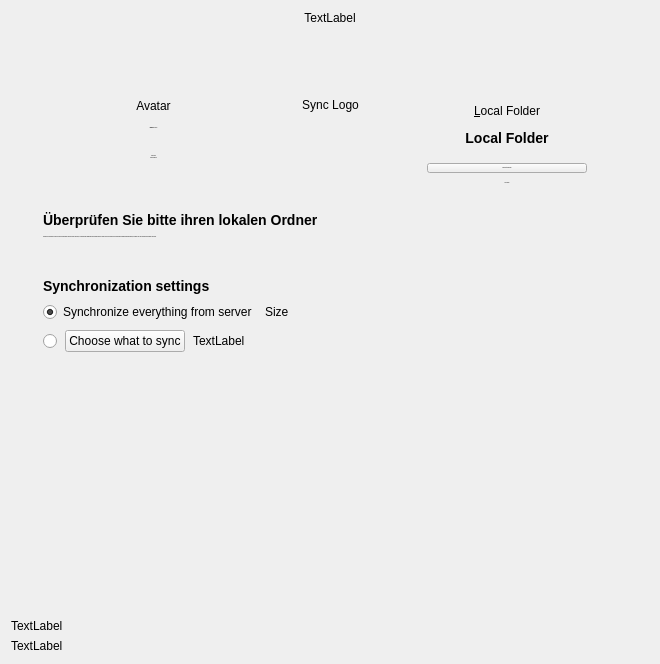
<?xml version="1.0" encoding="UTF-8"?>
<ui version="4.0">
 <class>OwncloudAdvancedSetupPage</class>
 <widget class="QWidget" name="OwncloudAdvancedSetupPage">
  <property name="geometry">
   <rect>
    <x>0</x>
    <y>0</y>
    <width>660</width>
    <height>664</height>
   </rect>
  </property>
  <property name="sizePolicy">
   <sizepolicy hsizetype="Preferred" vsizetype="Preferred">
    <horstretch>0</horstretch>
    <verstretch>0</verstretch>
   </sizepolicy>
  </property>
  <property name="windowTitle">
   <string notr="true">Form</string>
  </property>
  <layout class="QVBoxLayout" name="verticalLayout_4">
   <item>
    <widget class="QLabel" name="topLabel">
     <property name="sizePolicy">
      <sizepolicy hsizetype="Preferred" vsizetype="Fixed">
       <horstretch>0</horstretch>
       <verstretch>0</verstretch>
      </sizepolicy>
     </property>
     <property name="font">
      <font/>
     </property>
     <property name="text">
      <string notr="true">TextLabel</string>
     </property>
     <property name="textFormat">
      <enum>Qt::RichText</enum>
     </property>
     <property name="alignment">
      <set>Qt::AlignCenter</set>
     </property>
     <property name="wordWrap">
      <bool>true</bool>
     </property>
    </widget>
   </item>
   <item>
    <spacer name="verticalSpacer_2">
     <property name="orientation">
      <enum>Qt::Vertical</enum>
     </property>
     <property name="sizeType">
      <enum>QSizePolicy::Preferred</enum>
     </property>
     <property name="sizeHint" stdset="0">
      <size>
       <width>20</width>
       <height>13</height>
      </size>
     </property>
    </spacer>
   </item>
   <item>
    <layout class="QHBoxLayout" name="horizontalLayout_3">
     <item>
      <spacer name="horizontalSpacer_12">
       <property name="orientation">
        <enum>Qt::Horizontal</enum>
       </property>
       <property name="sizeType">
        <enum>QSizePolicy::Preferred</enum>
       </property>
       <property name="sizeHint" stdset="0">
        <size>
         <width>32</width>
         <height>20</height>
        </size>
       </property>
      </spacer>
     </item>
     <item>
      <layout class="QHBoxLayout" name="horizontalLayout_4">
       <item>
        <layout class="QVBoxLayout" name="verticalLayout_2">
         <property name="spacing">
          <number>0</number>
         </property>
         <item>
          <spacer name="verticalSpacer_5">
           <property name="orientation">
            <enum>Qt::Vertical</enum>
           </property>
           <property name="sizeType">
            <enum>QSizePolicy::Preferred</enum>
           </property>
           <property name="sizeHint" stdset="0">
            <size>
             <width>20</width>
             <height>55</height>
            </size>
           </property>
          </spacer>
         </item>
         <item>
          <widget class="QLabel" name="lServerIcon">
           <property name="font">
            <font/>
           </property>
           <property name="text">
            <string notr="true">Avatar</string>
           </property>
           <property name="alignment">
            <set>Qt::AlignCenter</set>
           </property>
          </widget>
         </item>
         <item>
          <spacer name="verticalSpacer_10">
           <property name="orientation">
            <enum>Qt::Vertical</enum>
           </property>
           <property name="sizeType">
            <enum>QSizePolicy::Fixed</enum>
           </property>
           <property name="sizeHint" stdset="0">
            <size>
             <width>20</width>
             <height>8</height>
            </size>
           </property>
          </spacer>
         </item>
         <item>
          <widget class="QLabel" name="userNameLabel_2">
           <property name="font">
            <font>
             <pointsize>-1</pointsize>
             <italic>false</italic>
             <bold>false</bold>
            </font>
           </property>
           <property name="styleSheet">
            <string notr="true">font: 14px &quot;Segoe UI&quot;;</string>
           </property>
           <property name="text">
            <string>&lt;b&gt;Magenta&lt;/b&gt;CLOUD</string>
           </property>
           <property name="alignment">
            <set>Qt::AlignCenter</set>
           </property>
          </widget>
         </item>
         <item>
          <spacer name="verticalSpacer_9">
           <property name="orientation">
            <enum>Qt::Vertical</enum>
           </property>
           <property name="sizeType">
            <enum>QSizePolicy::Fixed</enum>
           </property>
           <property name="sizeHint" stdset="0">
            <size>
             <width>20</width>
             <height>8</height>
            </size>
           </property>
          </spacer>
         </item>
         <item>
          <widget class="QLabel" name="userNameLabel">
           <property name="font">
            <font>
             <pointsize>-1</pointsize>
             <italic>false</italic>
             <bold>false</bold>
            </font>
           </property>
           <property name="styleSheet">
            <string notr="true">font: 13px &quot;Microsoft Sans Serif&quot;;</string>
           </property>
           <property name="text">
            <string>User name</string>
           </property>
           <property name="alignment">
            <set>Qt::AlignBottom|Qt::AlignHCenter</set>
           </property>
          </widget>
         </item>
         <item>
          <widget class="QLabel" name="serverAddressLabel">
           <property name="font">
            <font>
             <pointsize>-1</pointsize>
             <italic>false</italic>
             <bold>false</bold>
            </font>
           </property>
           <property name="styleSheet">
            <string notr="true">font: 13px &quot;Microsoft Sans Serif&quot;;</string>
           </property>
           <property name="text">
            <string>Server address</string>
           </property>
           <property name="alignment">
            <set>Qt::AlignHCenter|Qt::AlignTop</set>
           </property>
          </widget>
         </item>
         <item>
          <spacer name="verticalSpacer_3">
           <property name="orientation">
            <enum>Qt::Vertical</enum>
           </property>
           <property name="sizeType">
            <enum>QSizePolicy::Preferred</enum>
           </property>
           <property name="sizeHint" stdset="0">
            <size>
             <width>20</width>
             <height>35</height>
            </size>
           </property>
          </spacer>
         </item>
        </layout>
       </item>
       <item>
        <spacer name="horizontalSpacer_11">
         <property name="orientation">
          <enum>Qt::Horizontal</enum>
         </property>
         <property name="sizeType">
          <enum>QSizePolicy::Fixed</enum>
         </property>
         <property name="sizeHint" stdset="0">
          <size>
           <width>32</width>
           <height>20</height>
          </size>
         </property>
        </spacer>
       </item>
       <item>
        <layout class="QVBoxLayout" name="verticalLayout">
         <item>
          <spacer name="verticalSpacer_12">
           <property name="orientation">
            <enum>Qt::Vertical</enum>
           </property>
           <property name="sizeType">
            <enum>QSizePolicy::Fixed</enum>
           </property>
           <property name="sizeHint" stdset="0">
            <size>
             <width>20</width>
             <height>50</height>
            </size>
           </property>
          </spacer>
         </item>
         <item>
          <widget class="QLabel" name="syncLogoLabel">
           <property name="sizePolicy">
            <sizepolicy hsizetype="Fixed" vsizetype="Preferred">
             <horstretch>0</horstretch>
             <verstretch>0</verstretch>
            </sizepolicy>
           </property>
           <property name="font">
            <font/>
           </property>
           <property name="text">
            <string>Sync Logo</string>
           </property>
           <property name="alignment">
            <set>Qt::AlignCenter</set>
           </property>
          </widget>
         </item>
         <item>
          <spacer name="verticalSpacer_7">
           <property name="orientation">
            <enum>Qt::Vertical</enum>
           </property>
           <property name="sizeType">
            <enum>QSizePolicy::Fixed</enum>
           </property>
           <property name="sizeHint" stdset="0">
            <size>
             <width>20</width>
             <height>90</height>
            </size>
           </property>
          </spacer>
         </item>
        </layout>
       </item>
       <item>
        <spacer name="horizontalSpacer_6">
         <property name="orientation">
          <enum>Qt::Horizontal</enum>
         </property>
         <property name="sizeType">
          <enum>QSizePolicy::Fixed</enum>
         </property>
         <property name="sizeHint" stdset="0">
          <size>
           <width>32</width>
           <height>20</height>
          </size>
         </property>
        </spacer>
       </item>
       <item>
        <layout class="QVBoxLayout" name="verticalLayout_5">
         <property name="spacing">
          <number>4</number>
         </property>
         <item>
          <spacer name="verticalSpacer_6">
           <property name="orientation">
            <enum>Qt::Vertical</enum>
           </property>
           <property name="sizeType">
            <enum>QSizePolicy::Preferred</enum>
           </property>
           <property name="sizeHint" stdset="0">
            <size>
             <width>20</width>
             <height>60</height>
            </size>
           </property>
          </spacer>
         </item>
         <item>
          <widget class="QLabel" name="lLocal">
           <property name="sizePolicy">
            <sizepolicy hsizetype="Minimum" vsizetype="Preferred">
             <horstretch>0</horstretch>
             <verstretch>0</verstretch>
            </sizepolicy>
           </property>
           <property name="font">
            <font/>
           </property>
           <property name="text">
            <string>&amp;Local Folder</string>
           </property>
           <property name="alignment">
            <set>Qt::AlignCenter</set>
           </property>
           <property name="buddy">
            <cstring>pbSelectLocalFolder</cstring>
           </property>
          </widget>
         </item>
         <item>
          <spacer name="verticalSpacer_11">
           <property name="orientation">
            <enum>Qt::Vertical</enum>
           </property>
           <property name="sizeType">
            <enum>QSizePolicy::Fixed</enum>
           </property>
           <property name="sizeHint" stdset="0">
            <size>
             <width>20</width>
             <height>8</height>
            </size>
           </property>
          </spacer>
         </item>
         <item>
          <widget class="QLabel" name="localFolderDescriptionLabel">
           <property name="font">
            <font>
             <pointsize>-1</pointsize>
             <italic>false</italic>
             <bold>false</bold>
            </font>
           </property>
           <property name="styleSheet">
            <string notr="true">font: 14px &quot;Segoe UI&quot;; color:</string>
           </property>
           <property name="text">
            <string>&lt;html&gt;&lt;head/&gt;&lt;body&gt;&lt;p&gt;&lt;b&gt;&lt;span style=&quot; font-size:14px;&quot;&gt;Local Folder&lt;/span&gt;&lt;/b&gt;&lt;/p&gt;&lt;/body&gt;&lt;/html&gt;</string>
           </property>
           <property name="alignment">
            <set>Qt::AlignCenter</set>
           </property>
          </widget>
         </item>
         <item>
          <layout class="QHBoxLayout" name="horizontalLayout">
           <property name="topMargin">
            <number>8</number>
           </property>
           <item>
            <spacer name="horizontalSpacer_3">
             <property name="orientation">
              <enum>Qt::Horizontal</enum>
             </property>
             <property name="sizeType">
              <enum>QSizePolicy::Minimum</enum>
             </property>
             <property name="sizeHint" stdset="0">
              <size>
               <width>0</width>
               <height>20</height>
              </size>
             </property>
            </spacer>
           </item>
           <item>
            <widget class="QPushButton" name="pbSelectLocalFolder">
             <property name="sizePolicy">
              <sizepolicy hsizetype="Fixed" vsizetype="Fixed">
               <horstretch>0</horstretch>
               <verstretch>0</verstretch>
              </sizepolicy>
             </property>
             <property name="minimumSize">
              <size>
               <width>160</width>
               <height>0</height>
              </size>
             </property>
             <property name="font">
              <font>
               <pointsize>-1</pointsize>
               <italic>false</italic>
               <bold>false</bold>
              </font>
             </property>
             <property name="styleSheet">
              <string notr="true">font: 14px &quot;Microsoft Sans Serif&quot;;</string>
             </property>
             <property name="text">
              <string notr="true">pbSelectLocalFolder</string>
             </property>
             <property name="autoDefault">
              <bool>true</bool>
             </property>
             <property name="default">
              <bool>false</bool>
             </property>
            </widget>
           </item>
           <item>
            <spacer name="horizontalSpacer_4">
             <property name="orientation">
              <enum>Qt::Horizontal</enum>
             </property>
             <property name="sizeType">
              <enum>QSizePolicy::Minimum</enum>
             </property>
             <property name="sizeHint" stdset="0">
              <size>
               <width>0</width>
               <height>20</height>
              </size>
             </property>
            </spacer>
           </item>
          </layout>
         </item>
         <item>
          <widget class="QLabel" name="lFreeSpace">
           <property name="sizePolicy">
            <sizepolicy hsizetype="Minimum" vsizetype="Fixed">
             <horstretch>0</horstretch>
             <verstretch>0</verstretch>
            </sizepolicy>
           </property>
           <property name="font">
            <font>
             <pointsize>-1</pointsize>
             <italic>false</italic>
             <bold>false</bold>
            </font>
           </property>
           <property name="styleSheet">
            <string notr="true">font: 13px &quot;Microsoft Sans Serif&quot;;</string>
           </property>
           <property name="text">
            <string notr="true">Free space</string>
           </property>
           <property name="alignment">
            <set>Qt::AlignCenter</set>
           </property>
          </widget>
         </item>
         <item>
          <spacer name="verticalSpacer">
           <property name="orientation">
            <enum>Qt::Vertical</enum>
           </property>
           <property name="sizeType">
            <enum>QSizePolicy::Preferred</enum>
           </property>
           <property name="sizeHint" stdset="0">
            <size>
             <width>20</width>
             <height>22</height>
            </size>
           </property>
          </spacer>
         </item>
        </layout>
       </item>
      </layout>
     </item>
     <item>
      <spacer name="horizontalSpacer_13">
       <property name="orientation">
        <enum>Qt::Horizontal</enum>
       </property>
       <property name="sizeType">
        <enum>QSizePolicy::Preferred</enum>
       </property>
       <property name="sizeHint" stdset="0">
        <size>
         <width>32</width>
         <height>20</height>
        </size>
       </property>
      </spacer>
     </item>
    </layout>
   </item>
   <item>
    <layout class="QHBoxLayout" name="horizontalLayout_2">
     <item>
      <spacer name="horizontalSpacer_14">
       <property name="orientation">
        <enum>Qt::Horizontal</enum>
       </property>
       <property name="sizeType">
        <enum>QSizePolicy::Fixed</enum>
       </property>
       <property name="sizeHint" stdset="0">
        <size>
         <width>32</width>
         <height>20</height>
        </size>
       </property>
      </spacer>
     </item>
     <item>
      <layout class="QVBoxLayout" name="verticalLayout_3">
       <property name="spacing">
        <number>8</number>
       </property>
       <item>
        <layout class="QHBoxLayout" name="lVirtualFileSync_2">
         <item>
          <widget class="QLabel" name="localFolderHead_5">
           <property name="font">
            <font>
             <pointsize>-1</pointsize>
             <italic>false</italic>
             <bold>false</bold>
            </font>
           </property>
           <property name="styleSheet">
            <string notr="true">font: 75 14px &quot;Segoe UI&quot;;</string>
           </property>
           <property name="text">
            <string>&lt;html&gt;&lt;head/&gt;&lt;body&gt;&lt;p&gt;&lt;b&gt;&lt;span style=&quot; font-size:14px;&quot;&gt;Überprüfen Sie bitte ihren lokalen Ordner&lt;/span&gt;&lt;/b&gt;&lt;/p&gt;&lt;/body&gt;&lt;/html&gt;</string>
           </property>
           <property name="alignment">
            <set>Qt::AlignLeading|Qt::AlignLeft|Qt::AlignVCenter</set>
           </property>
          </widget>
         </item>
        </layout>
       </item>
       <item>
        <widget class="QLabel" name="localFolderHead_6">
         <property name="font">
          <font>
           <pointsize>-1</pointsize>
           <italic>false</italic>
           <bold>false</bold>
          </font>
         </property>
         <property name="styleSheet">
          <string notr="true">font: 13px &quot;Microsoft Sans Serif&quot;;</string>
         </property>
         <property name="text">
          <string>Aufgrund des Wechsels zu einem neuen Produkt können wir nicht sicher erkennen, wo Ihr bisheriger MagentaCLOUD gespeichert ist. Sollten Sie den Speicherort in der bisherigen Software angepasst haben, so wählen Sie den Speicherort bitte oben erneut aus.</string>
         </property>
         <property name="alignment">
          <set>Qt::AlignLeading|Qt::AlignLeft|Qt::AlignVCenter</set>
         </property>
         <property name="wordWrap">
          <bool>true</bool>
         </property>
        </widget>
       </item>
       <item>
        <spacer name="verticalSpacer_8">
         <property name="orientation">
          <enum>Qt::Vertical</enum>
         </property>
         <property name="sizeType">
          <enum>QSizePolicy::Fixed</enum>
         </property>
         <property name="sizeHint" stdset="0">
          <size>
           <width>20</width>
           <height>32</height>
          </size>
         </property>
        </spacer>
       </item>
       <item>
        <layout class="QHBoxLayout" name="synchronizationSettings">
         <property name="spacing">
          <number>0</number>
         </property>
         <item>
          <widget class="QLabel" name="synchronizationSettingsLabel">
           <property name="font">
            <font>
             <pointsize>-1</pointsize>
             <italic>false</italic>
             <bold>false</bold>
            </font>
           </property>
           <property name="styleSheet">
            <string notr="true">font: 75 14px &quot;Segoe UI&quot;;</string>
           </property>
           <property name="text">
            <string>&lt;html&gt;&lt;head/&gt;&lt;body&gt;&lt;p&gt;&lt;b&gt;&lt;span style=&quot; font-size:14px;&quot;&gt;Synchronization settings&lt;/span&gt;&lt;/b&gt;&lt;/p&gt;&lt;/body&gt;&lt;/html&gt;</string>
           </property>
           <property name="alignment">
            <set>Qt::AlignLeading|Qt::AlignLeft|Qt::AlignVCenter</set>
           </property>
          </widget>
         </item>
        </layout>
       </item>
       <item>
        <layout class="QVBoxLayout" name="verticalLayout_7">
         <property name="spacing">
          <number>8</number>
         </property>
         <property name="rightMargin">
          <number>0</number>
         </property>
         <property name="bottomMargin">
          <number>0</number>
         </property>
         <item>
          <layout class="QVBoxLayout" name="wSyncStrategy">
           <property name="topMargin">
            <number>0</number>
           </property>
           <property name="bottomMargin">
            <number>0</number>
           </property>
           <item>
            <layout class="QHBoxLayout" name="horizontalLayout_5">
             <property name="topMargin">
              <number>0</number>
             </property>
             <item>
              <widget class="QRadioButton" name="rSyncEverything">
               <property name="styleSheet">
                <string notr="true">font: 14px &quot;Microsoft Sans Serif&quot;;</string>
               </property>
               <property name="text">
                <string>Synchronize everything from server</string>
               </property>
               <property name="checked">
                <bool>true</bool>
               </property>
              </widget>
             </item>
             <item>
              <widget class="QLabel" name="lSyncEverythingSizeLabel">
               <property name="font">
                <font/>
               </property>
               <property name="styleSheet">
                <string notr="true"/>
               </property>
               <property name="text">
                <string notr="true">Size</string>
               </property>
               <property name="textFormat">
                <enum>Qt::PlainText</enum>
               </property>
              </widget>
             </item>
             <item>
              <spacer name="horizontalSpacer_2">
               <property name="orientation">
                <enum>Qt::Horizontal</enum>
               </property>
               <property name="sizeHint" stdset="0">
                <size>
                 <width>40</width>
                 <height>20</height>
                </size>
               </property>
              </spacer>
             </item>
            </layout>
           </item>
           <item>
            <layout class="QHBoxLayout" name="horizontalLayout_10">
             <property name="topMargin">
              <number>0</number>
             </property>
             <item>
              <widget class="QRadioButton" name="rSelectiveSync">
               <property name="sizePolicy">
                <sizepolicy hsizetype="Minimum" vsizetype="Minimum">
                 <horstretch>0</horstretch>
                 <verstretch>0</verstretch>
                </sizepolicy>
               </property>
               <property name="font">
                <font/>
               </property>
               <property name="text">
                <string/>
               </property>
               <property name="checkable">
                <bool>false</bool>
               </property>
              </widget>
             </item>
             <item>
              <widget class="QPushButton" name="bSelectiveSync">
               <property name="styleSheet">
                <string notr="true">font: 14px &quot;Microsoft Sans Serif&quot;;</string>
               </property>
               <property name="text">
                <string>Choose what to sync</string>
               </property>
               <property name="autoDefault">
                <bool>true</bool>
               </property>
               <property name="default">
                <bool>false</bool>
               </property>
              </widget>
             </item>
             <item>
              <widget class="QLabel" name="lSelectiveSyncSizeLabel">
               <property name="styleSheet">
                <string notr="true">font: 14px &quot;Microsoft Sans Serif&quot;;</string>
               </property>
               <property name="text">
                <string notr="true">TextLabel</string>
               </property>
               <property name="textFormat">
                <enum>Qt::PlainText</enum>
               </property>
              </widget>
             </item>
             <item>
              <spacer name="horizontalSpacer">
               <property name="orientation">
                <enum>Qt::Horizontal</enum>
               </property>
               <property name="sizeHint" stdset="0">
                <size>
                 <width>40</width>
                 <height>20</height>
                </size>
               </property>
              </spacer>
             </item>
            </layout>
           </item>
          </layout>
         </item>
        </layout>
       </item>
      </layout>
     </item>
     <item>
      <spacer name="horizontalSpacer_15">
       <property name="orientation">
        <enum>Qt::Horizontal</enum>
       </property>
       <property name="sizeType">
        <enum>QSizePolicy::Fixed</enum>
       </property>
       <property name="sizeHint" stdset="0">
        <size>
         <width>32</width>
         <height>20</height>
        </size>
       </property>
      </spacer>
     </item>
    </layout>
   </item>
   <item>
    <spacer name="verticalSpacer_4">
     <property name="orientation">
      <enum>Qt::Vertical</enum>
     </property>
     <property name="sizeType">
      <enum>QSizePolicy::Expanding</enum>
     </property>
     <property name="sizeHint" stdset="0">
      <size>
       <width>20</width>
       <height>40</height>
      </size>
     </property>
    </spacer>
   </item>
   <item>
    <widget class="QLabel" name="errorLabel">
     <property name="font">
      <font/>
     </property>
     <property name="text">
      <string notr="true">TextLabel</string>
     </property>
    </widget>
   </item>
   <item>
    <layout class="QHBoxLayout" name="resultLayout"/>
   </item>
   <item>
    <widget class="QLabel" name="bottomLabel">
     <property name="font">
      <font/>
     </property>
     <property name="text">
      <string notr="true">TextLabel</string>
     </property>
     <property name="textFormat">
      <enum>Qt::RichText</enum>
     </property>
    </widget>
   </item>
  </layout>
 </widget>
 <resources/>
 <connections/>
</ui>
